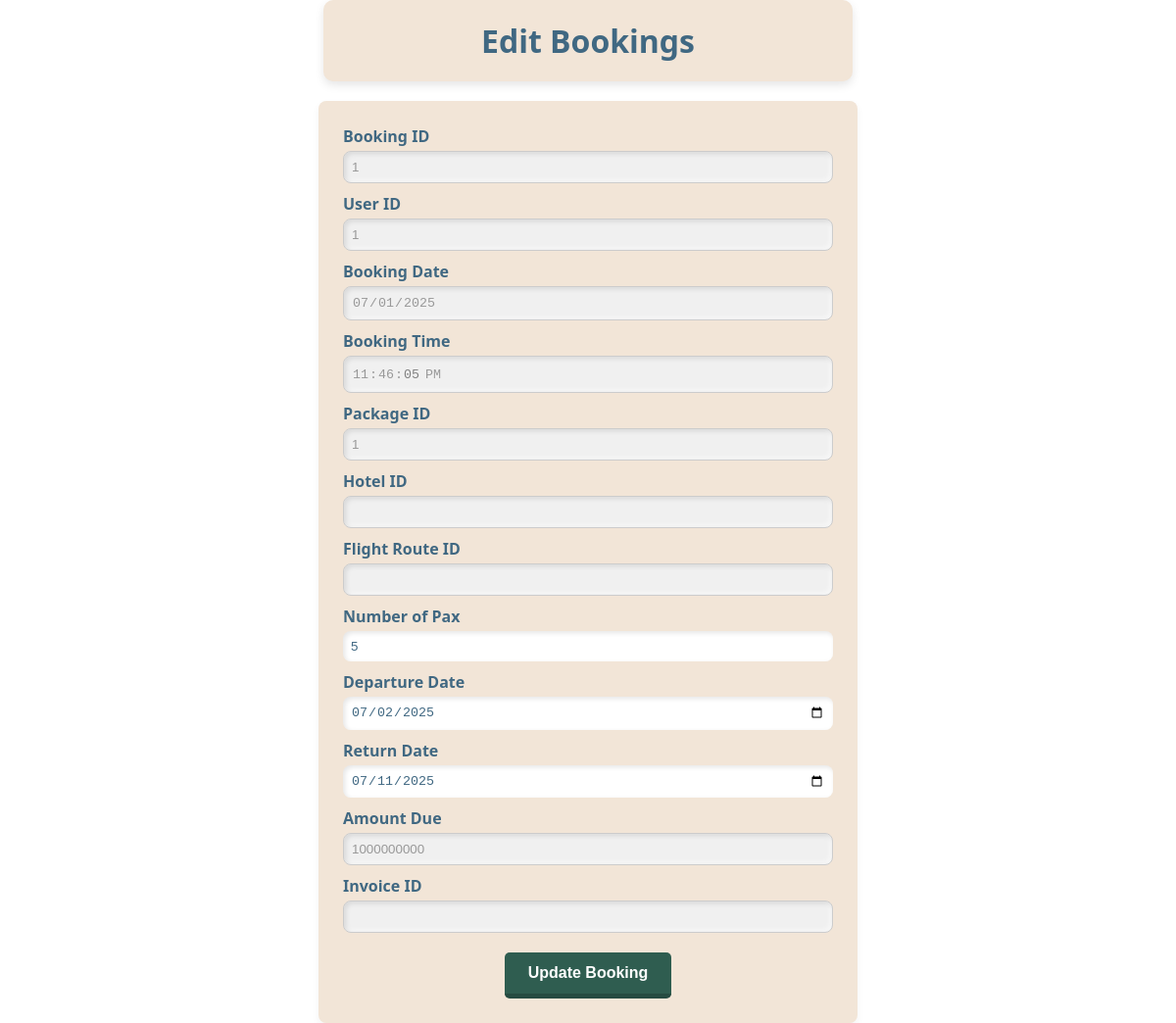
Screenshot of /ADeditbookings.php?id=1 with the database file from the repository.
### tables this page shows
CREATE TABLE IF NOT EXISTS `bookings` (
  `bookingID` int NOT NULL AUTO_INCREMENT,
  `packageID` int DEFAULT NULL,
  `packageName` varchar(100) DEFAULT NULL,
  `packagehotelName` varchar(150) DEFAULT NULL,
  `packageflightRoute` varchar(150) DEFAULT NULL,
  `hotelID` int DEFAULT NULL,
  `flightRouteID` int DEFAULT NULL,
  `userID` int NOT NULL,
  `bookingDate` date NOT NULL,
  `bookingTime` time(6) NOT NULL,
  `numberOfPax` int NOT NULL,
  `departureDate` date NOT NULL,
  `returnDate` date NOT NULL,
  `amountDue` int NOT NULL,
  `rating` int DEFAULT NULL,
  `paymentID` int DEFAULT NULL,
  `status` varchar(20) NOT NULL DEFAULT 'pending',
  PRIMARY KEY (`bookingID`),
  KEY `idx_packageID` (`packageID`),
  KEY `idx_userID` (`userID`),
  KEY `idx_invoiceID` (`paymentID`),
  KEY `hotelID` (`hotelID`),
  KEY `flightRouteID` (`flightRouteID`),
  KEY `paymentID` (`paymentID`),
  KEY `paymentID_2` (`paymentID`)
);

### ADeditbookings.php (the view, shortened to what this page needs)
<?php
include("dbconnect.php");
$bookingID = $_GET['id'];
$stmt = $conn->prepare("SELECT * FROM bookings WHERE bookingID = ?");
$stmt->bind_param("i", $bookingID);
$stmt->execute();
$result = $stmt->get_result();
$booking = $result->fetch_assoc();
?>
<!DOCTYPE html>
<html lang="en">
<head>
    <link rel="stylesheet" href="ADadmineditCSS.css">
</head>
<body>
    <h2 class="page-title">Edit Bookings</h2>
<div class="form-container">
<form method="POST">
  <label>Booking ID</label>
  <input type="text" value="<?= $booking['bookingID'] ?>" disabled>
  <label>User ID</label>
  <input type="text" value="<?= $booking['userID'] ?>" disabled>
  <label>Booking Date</label>
  <input type="date" value="<?= $booking['bookingDate'] ?>" disabled>
  <label>Booking Time</label>
  <input type="time" value="<?= substr($booking['bookingTime'], 0, 8) ?>" disabled>
  <label>Package ID</label>
  <input type="text" value="<?= $booking['packageID'] ?>" disabled>
  <label>Hotel ID</label>
  <input type="text" value="<?= $booking['hotelID'] ?>" disabled>
  <label>Flight Route ID</label>
  <input type="text" value="<?= $booking['flightRouteID'] ?>" disabled>
  <label>Number of Pax</label>
  <input type="number" name="numberOfPax" value="<?= $booking['numberOfPax'] ?>">
  <label>Departure Date</label>
  <input type="date" name="departureDate" value="<?= $booking['departureDate'] ?>">
  <label>Return Date</label>
  <input type="date" name="returnDate" value="<?= $booking['returnDate'] ?>">
  <label>Amount Due</label>
  <input type="text" value="<?= $booking['amountDue'] ?>" disabled>
  <label>Invoice ID</label>
  <input type="text" value="<?= $booking['invoiceID'] ?>" disabled>
  <button type="submit" class="submit">Update Booking</button>
</form>
</div>
</body>
</html>

### ADadmineditCSS.css (style rules this page uses)
body { font-family: 'Segoe UI', sans-serif; margin: 0; padding: 0; }
.page-title { text-align: center; color: #406882; font-size: 32px; box-shadow: 0 4px 10px rgba(0, 0, 0, 0.1); padding: 20px 20px; border-radius: 10px; background-color: #f2e5d7; max-width: 500px; margin: 0 auto; margin-bottom: 20px; }
.form-container { max-width: 500px; margin: 0 auto; background-color: #f2e5d7; border-radius: 8px; padding: 25px; box-shadow: 0 4px 8px rgba(0, 0, 0, 0.05); }
.form-container label { display: block; margin-bottom: 4px; color: #406882; font-weight: bold; }
.form-container input[type="text"], .form-container input[type="date"], .form-container input[type="time"], .form-container input[type="email"], .form-container input[type="number"], .form-container input[type="file"], .form-container select, .form-container textarea { width: 100%; padding: 8px; background-color: #FFFFFF; color: #406882; box-sizing: border-box; border-radius: 8px; border: none; margin-bottom: 10px; box-shadow: inset 2px 2px 5px rgba(0, 0, 0, 0.1), inset -2px -2px 5px rgba(255, 255, 255, 0.6); }
.form-container input:disabled { background-color: #f0f0f0; color: #999; border: 1px solid #ccc; cursor: not-allowed; }
.submit { background-color: #2f5d50; color: #ffffff; border: none; padding: 12px 24px; border-radius: 5px; cursor: pointer; font-weight: bold; font-size: 16px; margin: 10px auto 0 auto; display: block; border-bottom: 5px solid #264b41; transition: background-color 0.3s ease; }

### rows the page displays
bookings: bookingID "1", userID "1", bookingDate "07/01/2025", bookingTime "23:46:05", packageID "1", numberOfPax "5", departureDate "07/02/2025", returnDate "07/11/2025", amountDue "1000000000"
